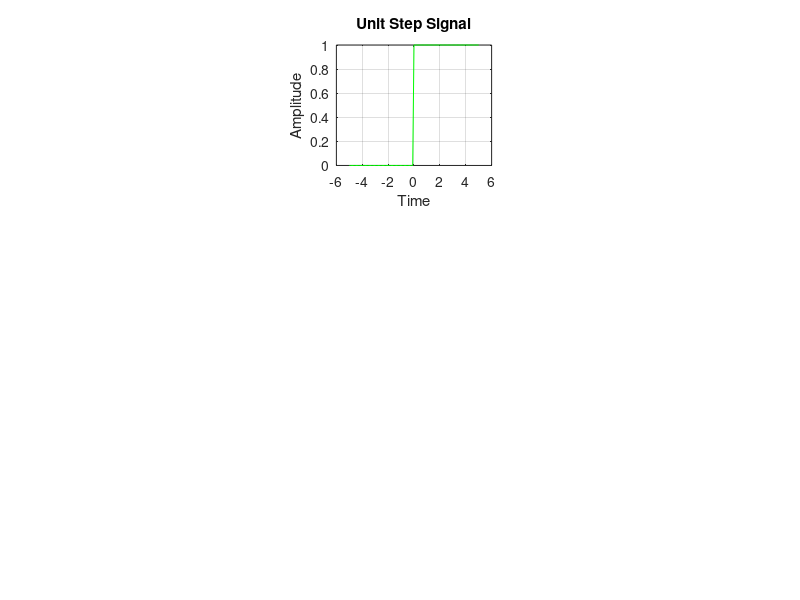

This figure's MATLAB source:
% UNIT STEP SIGNAL (=1 when t>0; =0 when t<0)
t=-5:0.1:5;
x1=1;
x2=0;
x=x1.*(t>=0)+x2.*(t<0);
subplot(3,3,2);
plot(t,x,'g');
xlabel('Time');
ylabel('Amplitude');
title('Unit Step Signal');
grid on;
